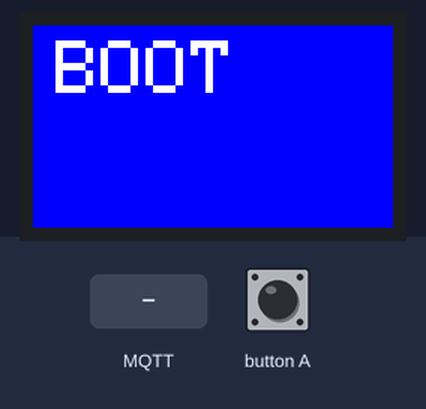
Bench run of a sketch on a simulated ESP32. Shown: 240×135 colour display. The inputs (shaded band) are chosen by the test bench. WiFi joins after 1.5 s; servers stay silent unless stated; no MQTT or app messages arrive unless stated; what the sketch prints to the serial monitor is not drawn.

Above: at 0.2 s.
At 1.8 s:
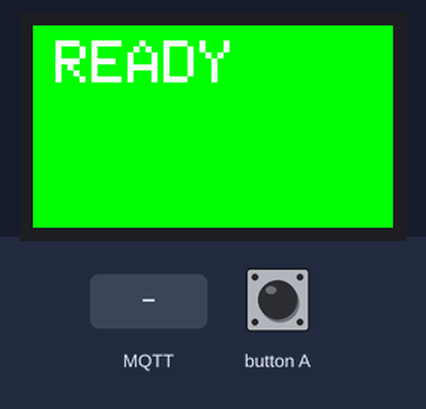
At 2.8 s:
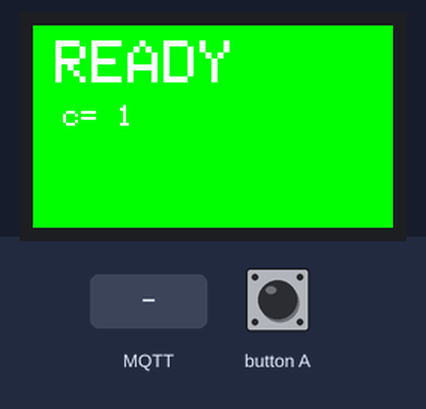
2.9 s: MQTT message "1" arrives on the first subscribed topic
4.7 s: button A pressed for 3.2 s
9.4 s: MQTT message "on" arrives on the first subscribed topic
10.9 s: MQTT message "off" arrives on the first subscribed topic
Timing chart, 0 to 13.4 s (numbered marks = the images above; inputs shaded):
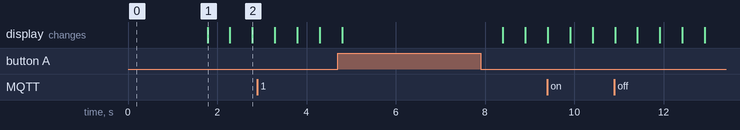

Measured:
- what the display in image 1 shows lasts 0.5 s, from 1.8 s to 2.3 s

The sketch:

MQTT_emqx.ino
```cpp
/*
MQTT Client for EMQX
Author : R. Sutthaweekul
*/

#include <M5StickCPlus.h>
#include <WiFi.h>
#include <PubSubClient.h>

#include "config.h"

//WIFI
const char* ssid = WIFI_SSID;
const char* password = WIFI_PASSWD;
const char* mqtt_server = MQTT_SERVER;

//MQTT client
WiFiClient espClient;
PubSubClient client(espClient);

void setup_wifi() {

  delay(10);
  // connect to WiFi
  Serial.println();
  Serial.print("Connecting to ");
  Serial.println(ssid);

  WiFi.mode(WIFI_STA);
  WiFi.begin(ssid, password);

  while (WiFi.status() != WL_CONNECTED) {
    delay(500);
    Serial.print(".");
  }

  //randomSeed(micros());

  Serial.println();
  Serial.println("WiFi connected");
  Serial.println("IP address: ");
  Serial.println(WiFi.localIP());
}

void callback(char* topic, byte* payload, unsigned int length) {
  Serial.print("Message arrived [");
  Serial.print(topic);
  Serial.print("] ");
  for (int i = 0; i < length; i++) {
    Serial.print((char)payload[i]);
  }
  Serial.println();
}

void reconnect() {
  // Loop until it is connected
  while (!client.connected()) {

    Serial.print("Attempting MQTT connection...");
    //String clientId = "MQTT_1";
    // Attempt to connect
    if (client.connect(MQTT_CLIENT_ID)) {
      Serial.println("connected");

      char topic[40];
      sprintf(topic,"%s/#", MQTT_TOPIC_PREFIX);

      client.subscribe(topic);

      Serial.println("subscribed");
      M5.Lcd.fillScreen(GREEN);
      M5.Lcd.setCursor(15, 10);
      M5.Lcd.setTextColor(WHITE);
      M5.Lcd.setTextSize(4);
      M5.Lcd.printf("READY");

    } else {
      Serial.print("failed, rc=");
      Serial.print(client.state());
      Serial.println(" try again in 5 seconds");
      // Wait 5 seconds before retrying
      delay(5000);
    }
  }
}

void setup() {

  M5.begin();
  M5.Lcd.setRotation(1);

  M5.Lcd.fillScreen(BLUE);
  M5.Lcd.setCursor(15, 10);
  M5.Lcd.setTextColor(WHITE);
  M5.Lcd.setTextSize(5);
  M5.Lcd.printf("BOOT");

  Serial.begin(115200);

  setup_wifi();
  client.setServer(mqtt_server, 1883);
  client.setCallback(callback);
  //client.setBufferSize(2048);

  pinMode(BUTTON_A_PIN, INPUT);
}

void loop() {

  if (!client.connected()) {
    reconnect();
  }
  client.loop();

  static int c=0;

  if(digitalRead(BUTTON_A_PIN) == 0) {
    char topic[40];
    char payload[100];
    sprintf(topic,"%s/grasp", MQTT_TOPIC_PREFIX);
    sprintf(payload,"{\"finger1\"=%d,\"finger2\"=%d,\"finger3\"=%d,\"finger4=%d,\"finger5-\"=%d}",c,c%2,c%3,c%4,c%5);
    client.publish(topic, payload);
    Serial.println("Button pressed");
    delay(500);

    M5.Lcd.setCursor(20, 53);
    M5.Lcd.setTextColor(WHITE,GREEN);
    M5.Lcd.setTextSize(2);
    M5.Lcd.printf("c=%2d",c);

    c>=12? c=0: c++;
  }
}
```

config.h
```cpp
// WiFi Credential
#define WIFI_SSID "Erufu"
#define WIFI_PASSWD "Delta_006"


// MQTT
#define MQTT_TOPIC_PREFIX  "topgun/Jezuz/fingers"
#define MQTT_CLIENT_ID "mqtto-erufu"
#define MQTT_SERVER "test.mosquitto.org"
```
